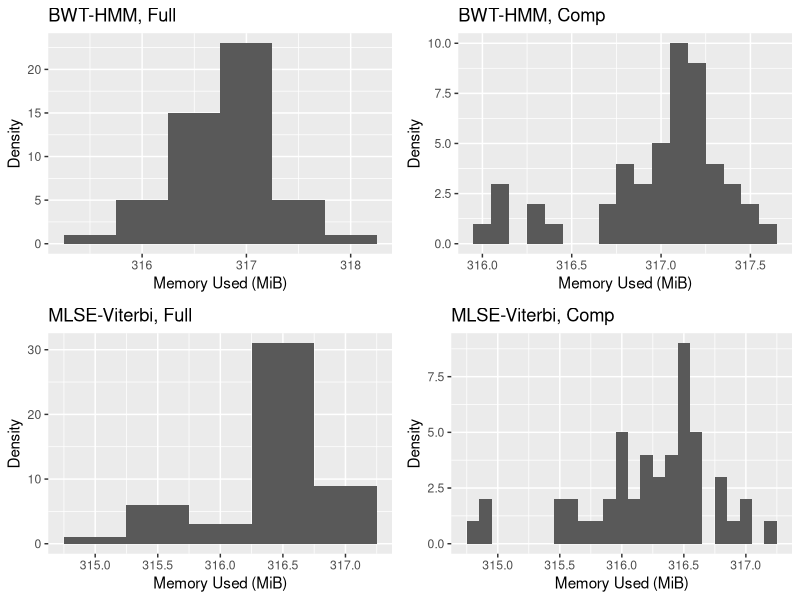
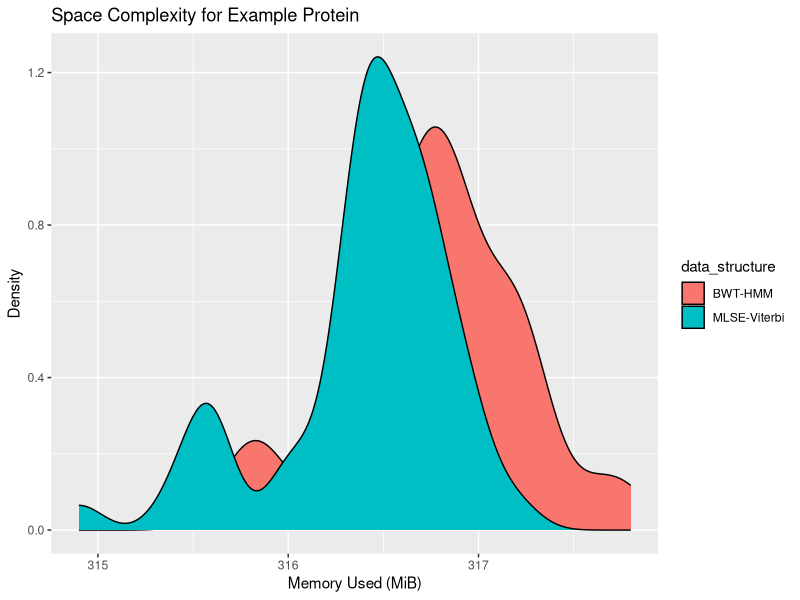
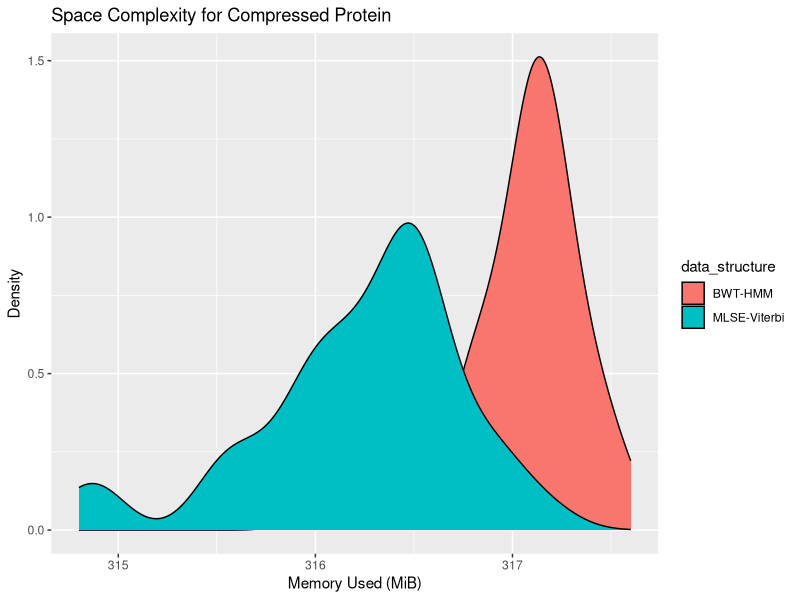

R code for these plots, in order:
library(tidyverse)
library(ggplot2)
library(gridExtra)

df_tc = read_csv("memory_usage.csv")
# assuming protein-fold-pipeline is your working directory

plots = vector(mode = "list", length = 4)
data_structures = as.vector(unique(df_tc$data_structure))
sample_types = as.vector(unique(df_tc$sample))
colors = c("blue", "blue", "blue", "blue")
binwidths = c(0.5, 0.1, 0.5, 0.1)
counter = 1
sample_titles = c("Full", "Comp", "Full", "Comp")

for (ds in data_structures) {
  for (s in sample_types) {
    df_tc_sub = df_tc %>%
      filter(data_structure == ds, sample == s)
    p = ggplot(df_tc_sub, aes(x = memory_usage)) +
      geom_histogram(binwidth = binwidths[counter]) +
      labs(title = paste0(ds, ", ", sample_titles[counter]),
           x = "Memory Used (MiB)",
           y = "Density")
    plots[[counter]] = p
    counter = counter + 1
  }
}

grid.arrange(plots[[1]], plots[[2]], plots[[3]], plots[[4]], ncol = 2)
#ggsave("space_complexity_histograms.png", width = 12, height = 8, units = "in") # cannot save a grid arrange object... this line just saves last plot in grid

df_tc_100k = df_tc %>%
  filter(sample == "hypothetical_protein_test")
df_tc_comp = df_tc %>%
  filter(sample == "compressed_hypothetical_protein_test")
p1 = ggplot(df_tc_100k, aes(x = memory_usage, fill = data_structure)) +
  geom_density() +
  labs(title = "Space Complexity for Example Protein",
       x = "Memory Used (MiB)",
       y = "Density")
p2 = ggplot(df_tc_comp, aes(x = memory_usage, fill = data_structure)) +
  geom_density() +
  labs(title = "Space Complexity for Compressed Protein",
       x = "Memory Used (MiB)",
       y = "Density")

ggsave("space_density_test_protein.png", p1, width = 12, height = 8, units = "in")
ggsave("space_density_compressed_protein.png", p2, width = 12, height = 8, units = "in")

